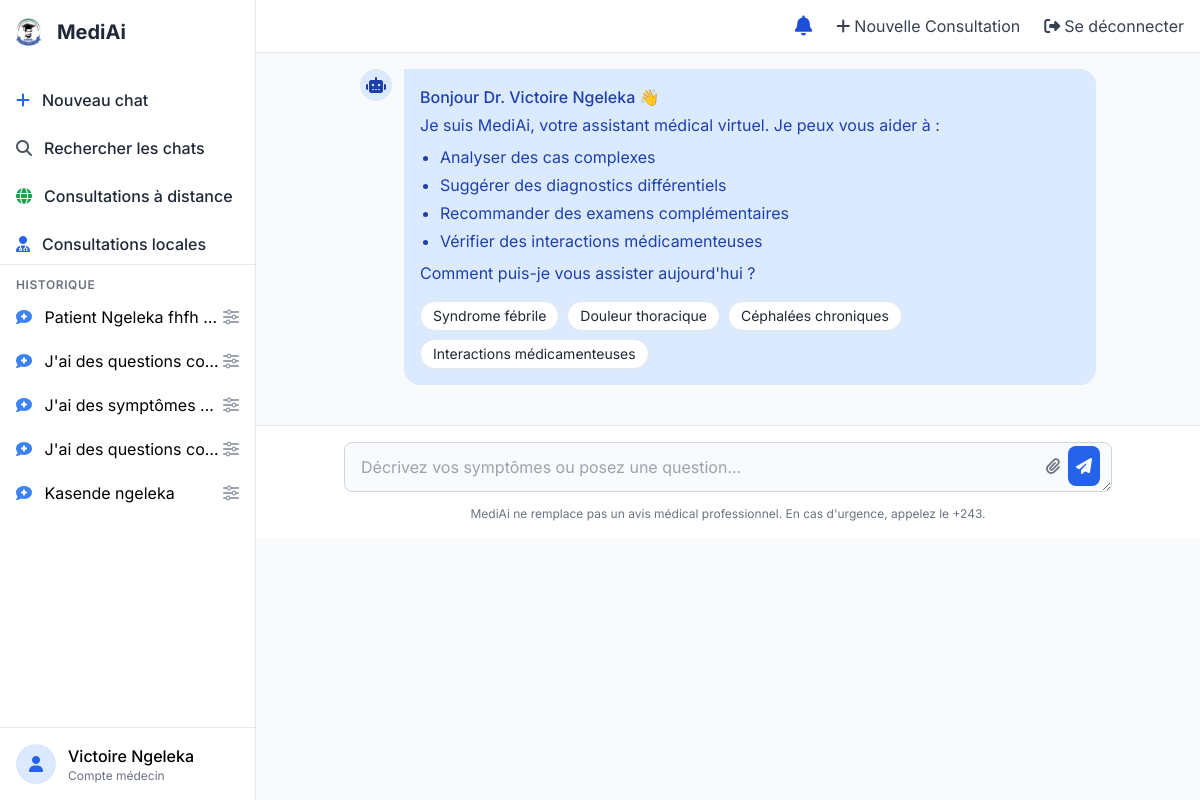
Before: / (signed in) with the older database file.
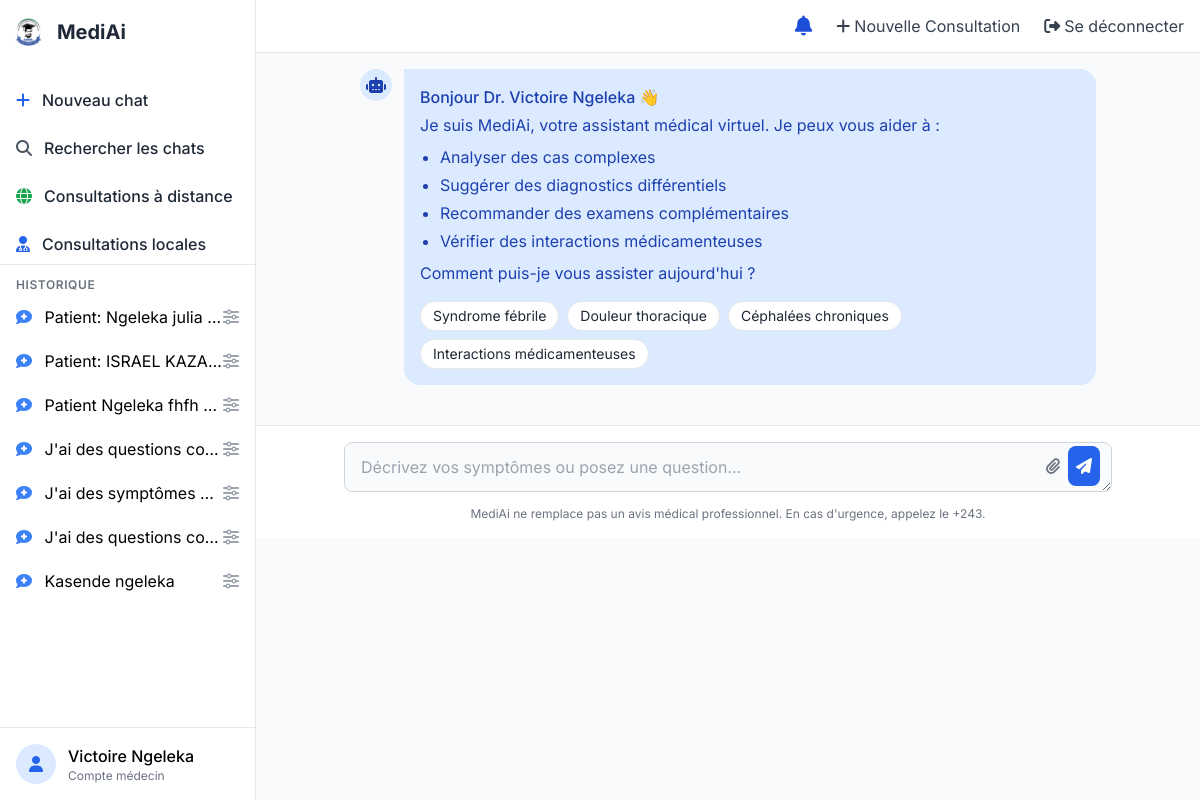
After: the same page with the newer database file.
### chat/models.py (models this page shows, shortened)
class Conversation(models.Model):
    nom = models.CharField(max_length=100, blank=True, null=True)
    user = models.ForeignKey(CustomUser, on_delete=models.CASCADE, related_name="conversations")
    fiche = models.ForeignKey(
        FicheConsultation, on_delete=models.CASCADE, related_name="conversations", null=True, blank=True
    )
    created_at = models.DateTimeField(auto_now_add=True)
    updated_at = models.DateTimeField(auto_now=True)
    class Meta:
        ordering = ["-created_at"]
        verbose_name = "Conversation"
        verbose_name_plural = "Conversations"

### authentication/models.py (models this page shows, shortened)
class CustomUser(AbstractUser):
    PATIENT_ROLE = UserRole.PATIENT
    MEDECIN_ROLE = UserRole.MEDECIN
    role = models.CharField(max_length=20, choices=UserRole.choices, default=UserRole.PATIENT)
    phone = models.CharField(max_length=20, blank=True, null=True)
    email = models.EmailField(blank=True, null=True)
    REQUIRED_FIELDS = ["role"]
    """  # Corrige les conflits de noms
    groups = models.ManyToManyField(
        'auth.Group',
        verbose_name='groups',
        blank=True,
        help_text='The groups this user belongs to.',
        related_name='customuser_set',  # Change le nom
        related_query_name='customuser',
    )
    user_permissions = models.ManyToManyField(
        'auth.Permission',
        verbose_name='user permissions',
        blank=True,
        help_text='Specific permissions for this user.',
        related_name='customuser_set',  # Change le nom
        related_query_name='customuser',
    ) """

### chat/views.py (the view, shortened to what this page needs)
# urls.py: path("", views.AnalyseSymptomesView.as_view(), name="analyse"),
@method_decorator(csrf_exempt, name="dispatch")
@method_decorator(user_passes_test(is_medecin), name="dispatch")
class AnalyseSymptomesView(LoginRequiredMixin, View):
    template_name = "chat/home.html"
    def get(self, request):
        conversations = Conversation.objects.all().order_by("-created_at")
        chat_items = []
        for conv in conversations:
            messages = MessageIA.objects.filter(conversation=conv, role__in=["user", "synthese"]).order_by("id")
            if messages.exists():
                chat_items.append({"conversation": conv, "messages": messages})
        context = {"chat_items": chat_items}
        return render(request, self.template_name, context)

### chat/templatetags/markdown_tags.py (called while the page is built)
@register.filter(name="markdown")
def markdown_format(text):
    if not text:
        return ""
    try:
        md = markdown.Markdown(
            extensions=[
                "markdown.extensions.fenced_code",  # Pour les blocs de code
                "markdown.extensions.tables",  # Pour les tableaux
                "markdown.extensions.nl2br",  # Pour les retours à la ligne
            ]
        )
        html = md.convert(text)
        return mark_safe(html)  # nosec B703, B308
    except Exception as e:
        return mark_safe(text.replace("\n", "<br>"))  # nosec B703, B308

### chat/views.py (called while the page is built)
def is_medecin(user):
    return user.is_authenticated and user.role == MEDECIN

### chat/templates/chat/home.html (shortened to what this page needs)
<!DOCTYPE html>
{% load static %}
{% load markdown_tags %}
<html lang="fr">
<head>
    <script src="https://cdn.tailwindcss.com"></script>
    <link rel="stylesheet" href="https://cdnjs.cloudflare.com/ajax/libs/font-awesome/6.4.0/css/all.min.css">
</head>
<body class="bg-gray-50 font-sans flex h-screen overflow-hidden">
<div id="sidebar" class="sidebar bg-white w-64 border-r border-gray-200 flex flex-col">
    <div class="flex items-center px-0 mt-4 mb-8">
        <img src="{% static 'chat/assets/images/LOGO-UDBL1.png' %}" alt="UDBL Logo" class="h-8">
        <h1 class="text-xl font-bold text-gray-800">MediAi</h1>
    </div>
    <div class="p-0 space-y-2 border-b border-gray-200">
        <button onclick="newChat()" class="w-full flex items-center space-x-3 px-4 py-2 rounded-lg hover:bg-gray-100 transition">
            <i class="fas fa-plus text-blue-600"></i>
            <span class="text-gray-800 font-medium">Nouveau chat</span>
        </button>
        <button onclick="showSearchModal()" class="w-full flex items-center space-x-3 px-4 py-2 rounded-lg hover:bg-gray-100 transition">
            <i class="fas fa-search text-gray-600"></i>
            <span class="text-gray-800 font-medium">Rechercher les chats</span>
        </button>
         <button onclick="window.location.href='{% url 'consultation_patient_distant' %}'"
                class="w-full flex items-center space-x-3 px-4 py-2 rounded-lg hover:bg-gray-100 transition">
            <i class="fas fa-globe text-green-600"></i>
            <span class="text-gray-800 font-medium">Consultations à distance</span>
        </button>
        <button onclick="window.location.href='{% url 'consultation_patient_present' %}'"
                class="w-full flex items-center space-x-3 px-4 py-2 rounded-lg hover:bg-gray-100 transition">
            <i class="fas fa-user-md text-blue-600"></i>
            <span class="text-gray-800 font-medium">Consultations locales</span>
        </button>
    </div>
    <div class="flex-1 overflow-y-auto">
        <div class="p-2">
            <h3 class="px-2 py-1 text-xs font-semibold text-gray-500 uppercase tracking-wider">Historique</h3>
            <div id="chat-history" class="space-y-1">
                {% for item in chat_items %}
                    <div onclick="loadConversation({{ item.conversation.id }})"
                        class="px-2 py-2 rounded-lg hover:bg-gray-100 cursor-pointer flex items-center justify-between"
                        data-conversation-id="{{ item.conversation.id }}">
                        {% with titre=item.conversation.nom|default:item.messages.first.content|truncatechars:30 %}
                            <span class="truncate">
                                <i class="fas fa-comment-medical mr-2 text-blue-500"></i> {{ titre }}
                            </span>
                        {% endwith %}
                        <i class="fa-solid fa-sliders text-gray-400 hover:text-gray-600"
                           onclick="event.stopPropagation(); showConversationOptions(event, {{ item.conversation.id }})"></i>
                    </div>
                {% empty %}
                    <div class="px-2 py-2 text-gray-500 text-center">
                        Aucune conversation existante
                    </div>
                {% endfor %}
            </div>
        </div>
    </div>
    <div class="p-4 border-t border-gray-200">
        <div class="flex items-center space-x-3">
            <div class="w-10 h-10 rounded-full bg-blue-100 flex items-center justify-center">
                <i class="fas fa-user text-blue-600"></i>
            </div>
            <div>
                <p class="font-medium">{{ user.get_full_name|default:user.username }}</p>
                <p class="text-xs text-gray-500">Compte médecin</p>
            </div>
        </div>
    </div>
</div>
<div class="flex-1 flex flex-col overflow-hidden">
    <header class="bg-white border-b border-gray-200">
        <div class="flex items-center justify-between px-4 py-3">
            <div class="flex items-center space-x-6 ml-auto">
                <div class="relative">
                    <button id="notifications-btn" class="text-blue-700 hover:text-blue-500 relative">
                        <i class="fas fa-bell text-xl"></i>
                    </button>
                </div>
                <nav class="hidden md:flex space-x-6 items-center ml-4">
                    <a href="{% url 'consultation' %}" class="text-gray-700 hover:text-blue-600 flex items-center">
                        <i class="fas fa-plus mr-1"></i> Nouvelle Consultation
                    </a>
                    <form action="{% url 'logout' %}" method="post">
                        <button type="submit" class="text-gray-700 hover:text-red-600 flex items-center">
                            <i class="fas fa-sign-out-alt mr-1"></i> Se déconnecter
                        </button>
                    </form>
                </nav>
            </div>
        </div>
    </header>
    <div class="flex-3 overflow-y-auto bg-gray-50">
        <div class="max-w-3xl mx-auto p-4">
            <div class="flex items-start space-x-3 message mb-6">
                <div class="bg-blue-100 text-blue-800 w-8 h-8 rounded-full flex items-center justify-center shrink-0">
                    <i class="fas fa-robot"></i>
                </div>
                <div class="bg-blue-100 text-blue-800 p-4 rounded-2xl rounded-tl-none max-w-full lg:max-w-3xl">
                    <p class="font-medium">Bonjour Dr. {{ user.get_full_name|default:user.username }} 👋</p>
                    <p class="mt-1">Je suis MediAi, votre assistant médical virtuel. Je peux vous aider à :</p>
                    <ul class="list-disc pl-5 mt-2 space-y-1">
                        <li>Analyser des cas complexes</li>
                        <li>Suggérer des diagnostics différentiels</li>
                        <li>Recommander des examens complémentaires</li>
                        <li>Vérifier des interactions médicamenteuses</li>
                    </ul>
                    <p class="mt-2">Comment puis-je vous assister aujourd'hui ?</p>
                    <div class="flex flex-wrap gap-2 mt-4">
                        <button onclick="sendQuickMessage('Patient avec fièvre et toux depuis 3 jours')" class="bg-white hover:bg-gray-100 text-gray-800 px-3 py-1 rounded-full text-sm transition border border-gray-200">Syndrome fébrile</button>
                        <button onclick="sendQuickMessage('Douleur thoracique chez homme 45 ans')" class="bg-white hover:bg-gray-100 text-gray-800 px-3 py-1 rounded-full text-sm transition border border-gray-200">Douleur thoracique</button>
                        <button onclick="sendQuickMessage('Céphalées chroniques diagnostic différentiel')" class="bg-white hover:bg-gray-100 text-gray-800 px-3 py-1 rounded-full text-sm transition border border-gray-200">Céphalées chroniques</button>
                        <button onclick="sendQuickMessage('Interactions entre warfarine et antibiotiques')" class="bg-white hover:bg-gray-100 text-gray-800 px-3 py-1 rounded-full text-sm transition border border-gray-200">Interactions médicamenteuses</button>
                    </div>
                </div>
            </div>
        </div>
    </div>
    <div class="border-t border-gray-200 bg-white p-4">
        <div class="max-w-3xl mx-auto">
            <div class="relative">
                <textarea id="user-input"
                    rows="1"
                    placeholder="Décrivez vos symptômes ou posez une question..."
                    class="w-full bg-gray-50 border border-gray-300 rounded-lg py-3 px-4 pr-16 focus:outline-none focus:ring-2 focus:ring-blue-500 focus:border-transparent"
                    onkeydown="handleKeyPress(event)"></textarea>
                <div class="absolute right-3 bottom-3 flex space-x-2">
                    <button type="button" class="text-gray-500 hover:text-blue-600">
                        <i class="fas fa-paperclip"></i>
                    </button>
                    <button onclick="sendMessage()" class="bg-blue-600 text-white p-2 rounded-lg hover:bg-blue-700 transition">
                    <i class="fas fa-paper-plane"></i>
                    </button>
                </div>
            </div>
            <div class="mt-2 text-xs text-gray-500 text-center">
                <p>MediAi ne remplace pas un avis médical professionnel. En cas d'urgence, appelez le +243.</p>
            </div>
        </div>
    </div>
</div>
</body>
</html>

### chat/templates/chat/home.html (style rules this page uses)
.message { animation: fadeIn 0.3s ease-out; }
.sidebar { transition: transform 0.3s ease-in-out; }

Changed rows visible on the page:
added Conversation: conversation "Patient: Ngeleka julia…"
added Conversation: conversation "Patient: ISRAEL KAZA…"
